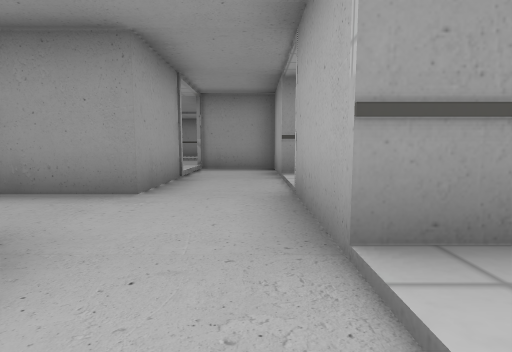
view 1 (above)

24 first-person views from a walk through a scene from a Unity 3-D project. The camera is 1.2 m above the floor, tilts 6° down and sees 85° across. The floor is counted in squares, 2 m on a side. Each view is taken from the middle of a square. On the plan, view 1 faces up. The plan holds only what a view shows up to about 9 squares ahead; the rest is blank. The place goes on beyond the plan. The player is left out. Some surface patterns are stand-ins.

view 2
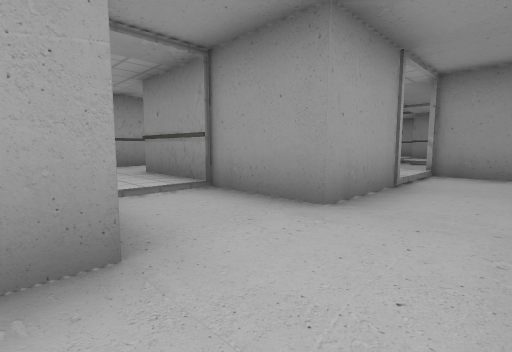

view 3
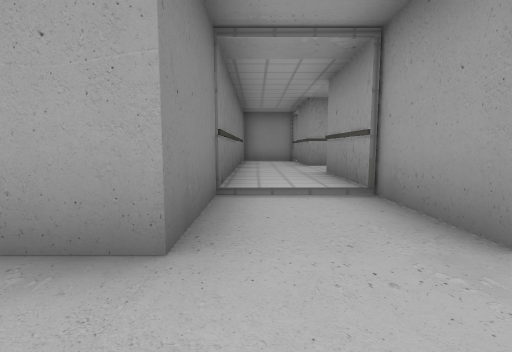

view 4
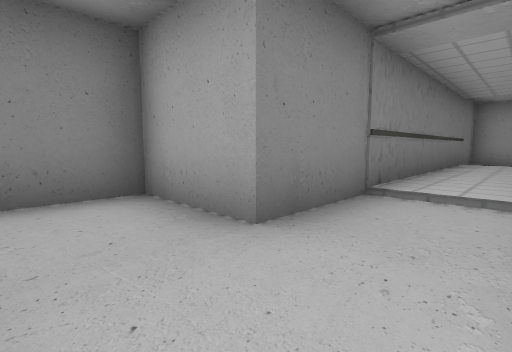

view 5
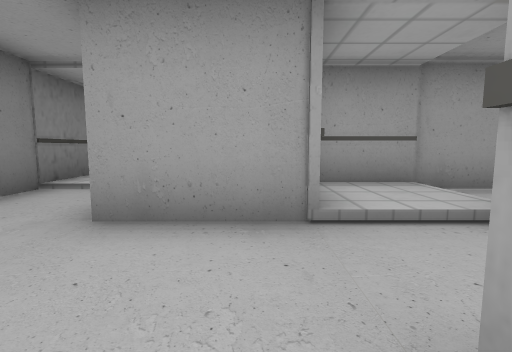

view 6
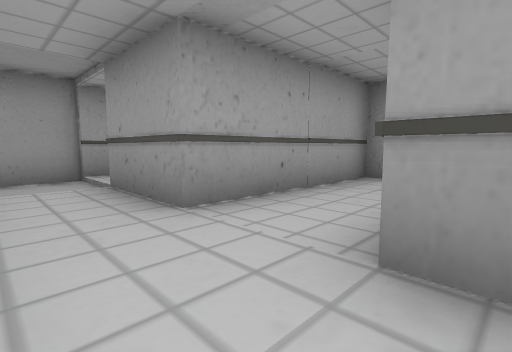

view 7
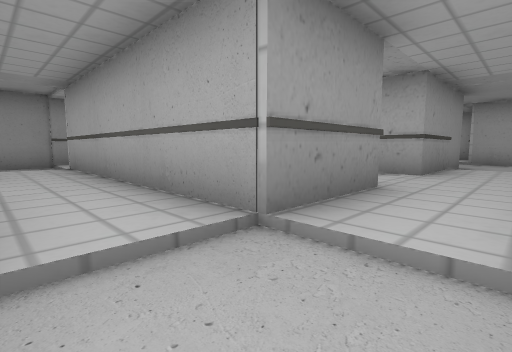

view 8
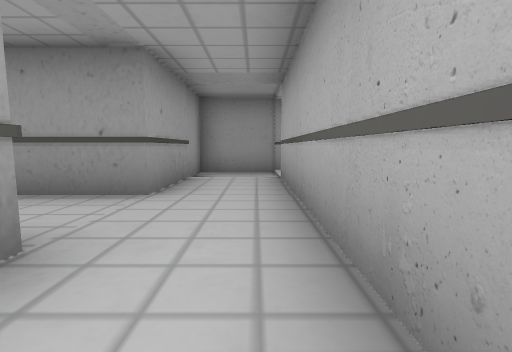

view 9
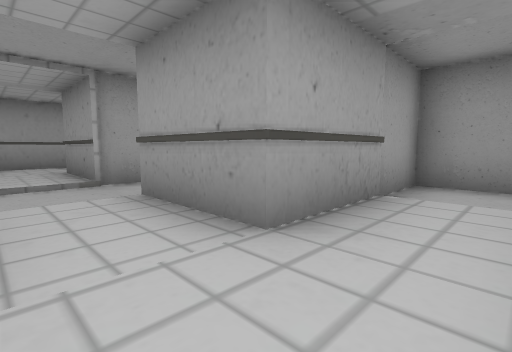

view 10
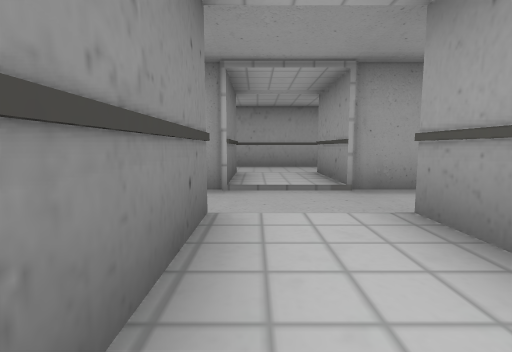

view 11
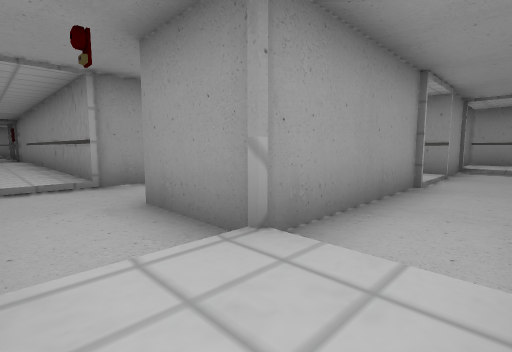

view 12
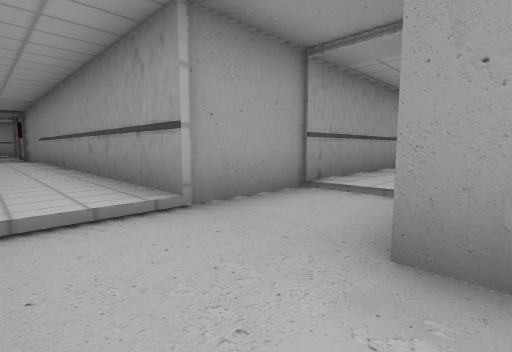

view 13
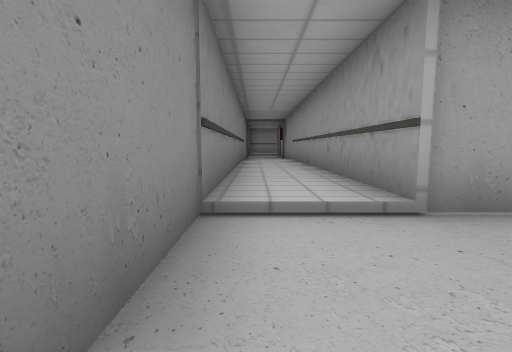

view 14
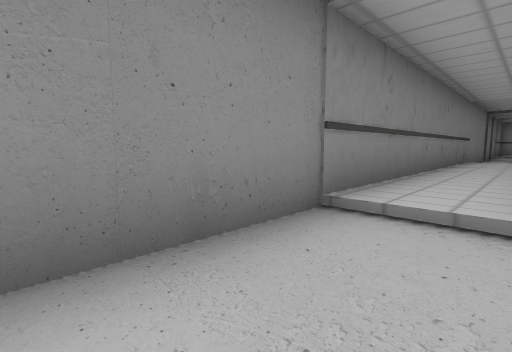

view 15
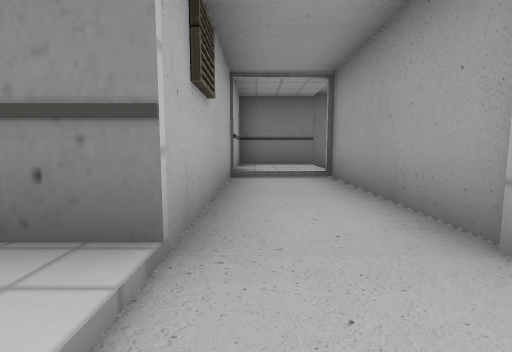

view 16
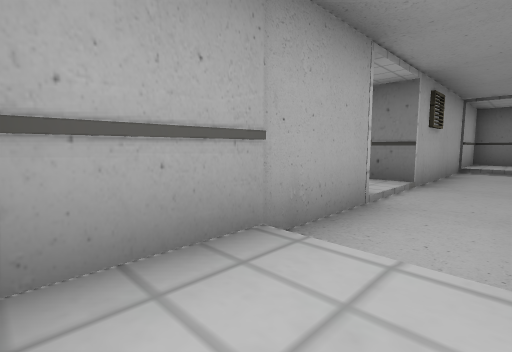

view 17
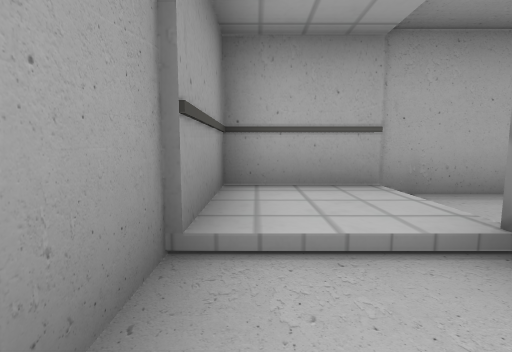

view 18
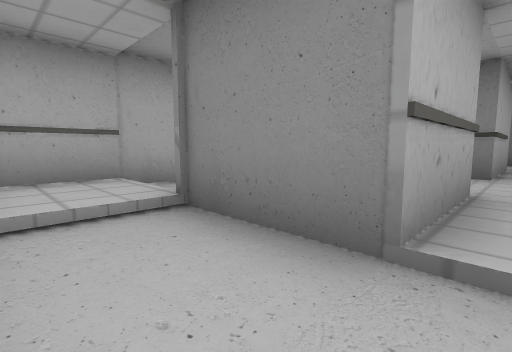

view 19
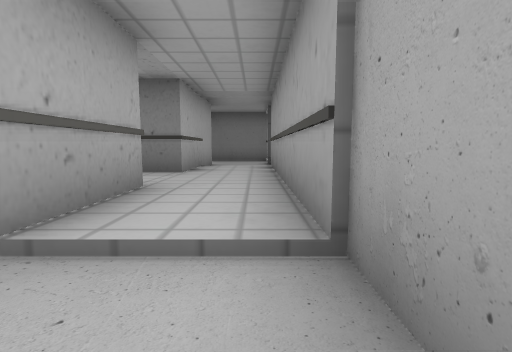

view 20
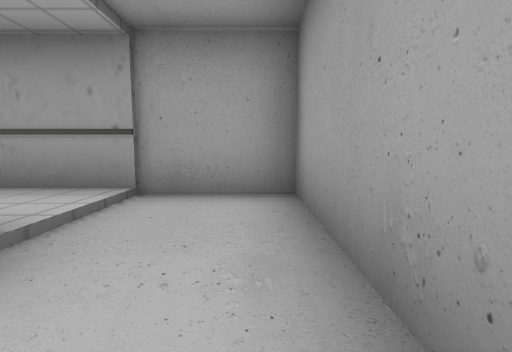

view 21
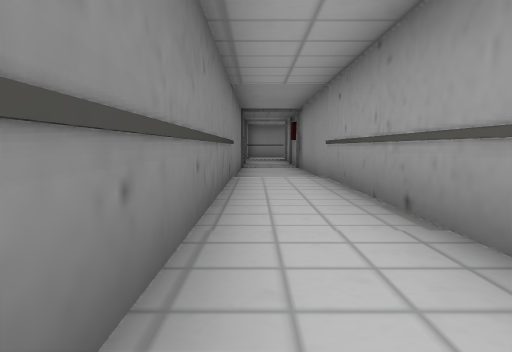

view 22
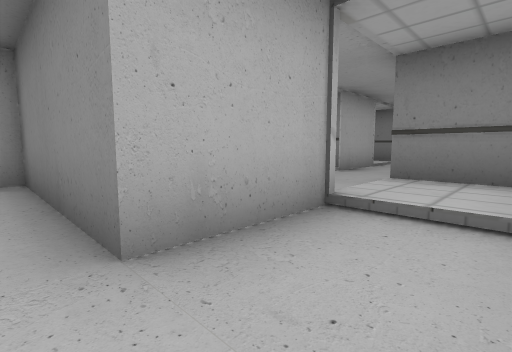

view 23
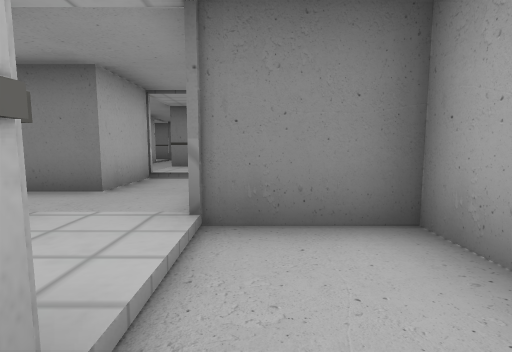

view 24
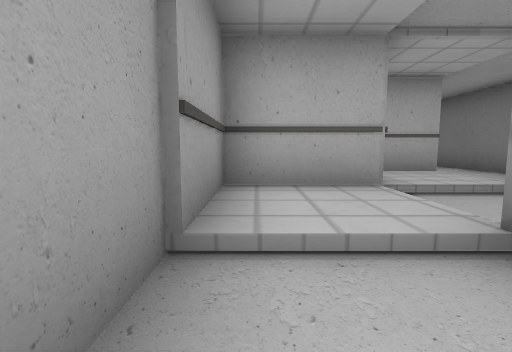

### Floor plan
Key: @ floor where view 1 was taken; # wall or solid block; . main floor; : floor 0.25 m higher than the main floor; O other object.
Columns run from 29 left of view 1 to 3 right of it. Each row starts with its distance up from view 1.
 16                        ###
 15                       ..::#
 14                        .::#
 13                        #..::
 12          ############  #..::#
 11          #....::##..  O ##...
 10          #....::##..  O  #......#
  9          #::##..##::#O   #..####
  8          #::##..##::# OO #..##
  7          #::::..::::#   O#::..#
  6          #::::..::::##: O#::..#
  5          #::##..##::##:: ###..: O
  4          #::##..##::##::####..  O
  3          #..##..##..::::::....OO
  2 ##########..##..##..::::::....#
  1 . ::::::::....::############..  O
  0 . ::::::::....::#          #.@  O
 -1 #################          ###OO

Positions as (right, up) in squares from view 1, and headings:
1: (0, 0), facing up
2: (0, 1), facing up-left
3: (0, 2), facing left
4: (0, 3), facing down-left
5: (1, 5), facing left
6: (-5, 2), facing up-left
7: (-11, 2), facing up-right
8: (-10, 4), facing up
9: (-10, 6), facing up-left
10: (-11, 6), facing left
11: (-14, 0), facing up-left
12: (-17, 0), facing up-left
13: (-17, 0), facing left
14: (-17, 1), facing down-left
15: (-14, 7), facing down
16: (-15, 11), facing down-right
17: (-17, 11), facing right
18: (-18, 11), facing down-right
19: (-19, 11), facing down
20: (-16, 11), facing left
21: (-22, 0), facing left
22: (-3, 10), facing down-right
23: (-4, 14), facing down
24: (-7, 15), facing right
